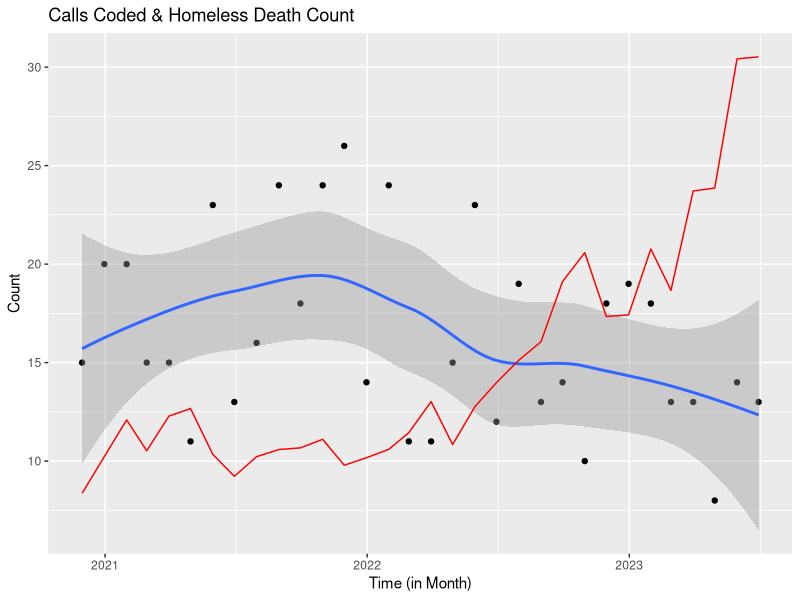
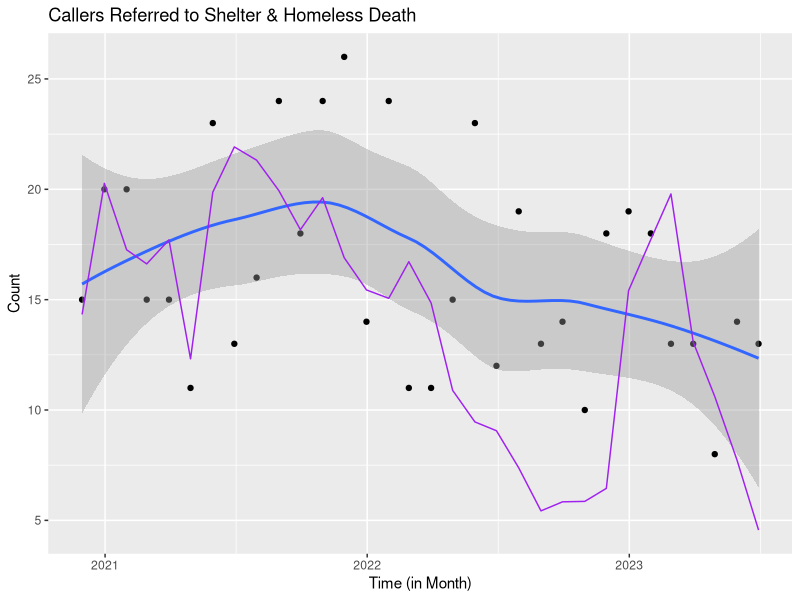
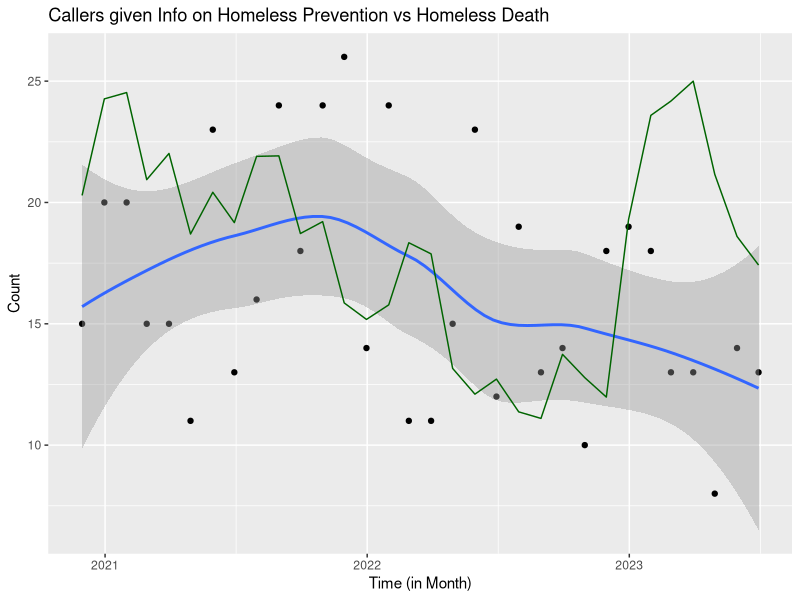

Write the R code that produced these figures, in order.
## ---- chunk 1
#| include: false
#| warning: false
#| message: false

library(tidyverse)
library(dplyr)
library(lubridate)
library(zoo)
library(knitr)
library(ggplot2)
## ---- chunk 2
#| label: tbl-monthly-calls
#| tbl-cap: Sample of Cleaned Central Intake Call Wrap-up Codes Dataset
#| echo: false

central_intake_call <- read.csv(here::here("outputs/data/cleaned_central_intake_call.csv"))

sample_central_intake_call <- head(central_intake_call)

knitr::kable(sample_central_intake_call, col.names = c("Month", "Calls Coded", "Referral to Shelter", "Homelessness Prevention Info"), align = c("l", "c", "c", "c"))
## ---- chunk 3
#| label: tbl-death-count
#| tbl-cap: Sample of Cleaned Deaths of People Experiencing Homelessness Dataset
#| echo: false

homeless_death_counts <- read.csv(here::here("outputs/data/cleaned_homeless_death_counts.csv"))

sample_homeless_death_counts <- head(homeless_death_counts, n = 3)

knitr::kable(sample_homeless_death_counts, col.names = c("Last Day of Month", "Death Count"), align = c("c", "c"))
## ---- chunk 4
#| label: tbl-combined
#| tbl-cap: Sample of Combined dataset
#| echo: false

combined_data <- read_csv(here::here("outputs/data/combined_data.csv"),
                          show_col_types = FALSE)

sample_combined_data <- head(combined_data, n = 3)

knitr::kable(sample_combined_data, col.names = c("Month", "Calls Coded", "Referral to Shelter", "Homelessness Prevention Info", "Death Count"), align = c("l","c", "c", "c","c"))
## ---- chunk 5
#| label: fig-coded
#| fig-cap: Visualization to show correlation between number of Calls Coded (represented by the red line) and Homeless Death Counts (represented by the blue line)
#| echo: false
#| message: false

combined_data <- read_csv(here::here("outputs/data/combined_data.csv"),
                          show_col_types = FALSE)


combined_data|> ggplot(mapping = aes(x = Month, y = Death_Count)) + 
  geom_point() + geom_smooth() + 
  geom_line(aes(x = Month, y = Calls_Coded_month/1000), color = "red") +
  labs(
    title = "Calls Coded & Homeless Death Count",
    x = "Time (in Month)",
    y = "Count"
  )
#still need to add a legend or label, but I haven't yep figured out how
## ---- chunk 6
#| label: fig-referred
#| fig-cap: Visualization to show correlation between number of callers referred to shelter (represented by the purple line) and Homeless Death Counts (represented by the blue line)
#| echo: false
#| message: false

combined_data <- read_csv(here::here("outputs/data/combined_data.csv"),
                          show_col_types = FALSE)


combined_data|> ggplot(mapping = aes(x = Month, y = Death_Count)) + 
  geom_point() + geom_smooth() + 
  geom_line(aes(x = Month, y = Referral_to_Shelter_month/100), color = "purple") +
  labs(
    title = "Callers Referred to Shelter & Homeless Death",
    x = "Time (in Month)",
    y = "Count"
  )
#still need to add a legend or label, but I haven't yep figured out how
## ---- chunk 7
#| label: fig-informed
#| fig-cap: Visualization to show correlation between number of callers given information on homelessness prevention (represented by the dark green line) and Homeless Death Counts (represented by the blue line)
#| echo: false
#| message: false

combined_data <- read_csv(here::here("outputs/data/combined_data.csv"),
                          show_col_types = FALSE)


combined_data|> ggplot(mapping = aes(x = Month, y = Death_Count)) + 
  geom_point() + geom_smooth() + 
  geom_line(aes(x = Month, y = Information_Homelessness_and_Prevention_month/100), color = "darkgreen") +
  labs(
    title = "Callers given Info on Homeless Prevention vs Homeless Death",
    x = "Time (in Month)",
    y = "Count"
  )
#still need to add a legend or label, but I haven't yep figured out how
